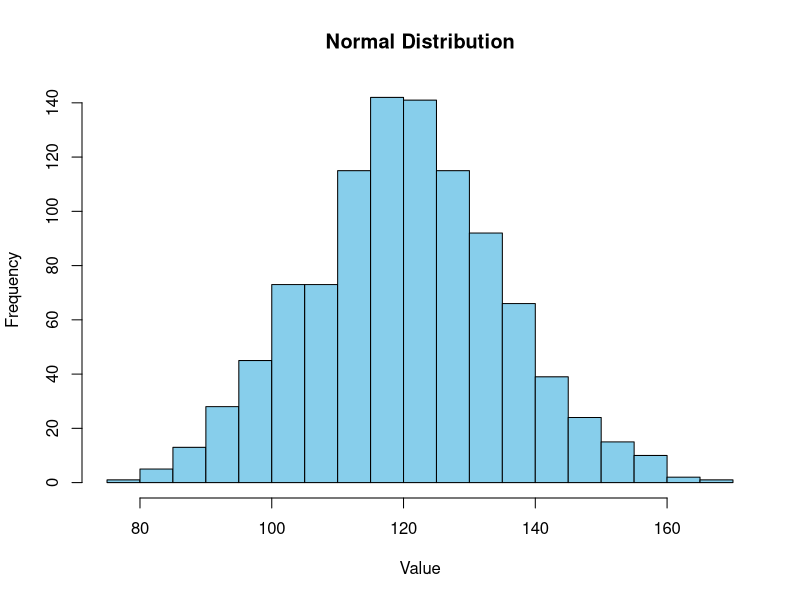
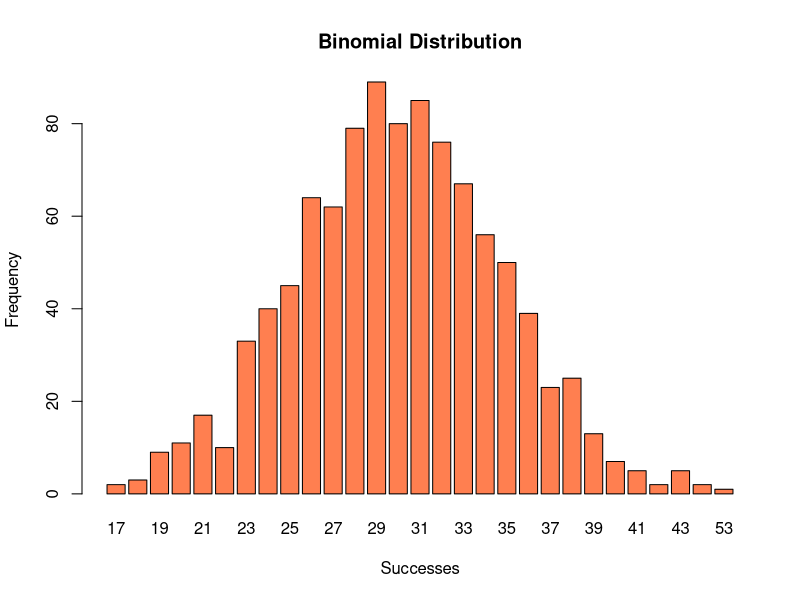
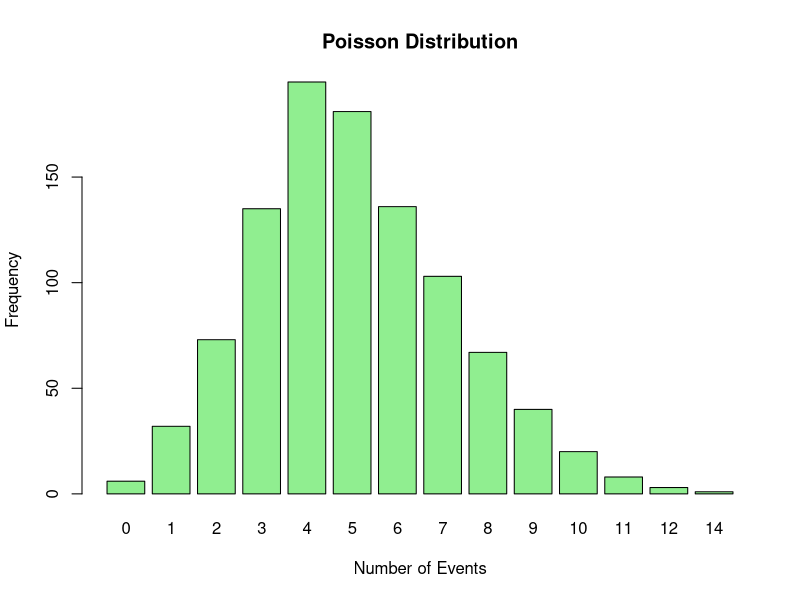
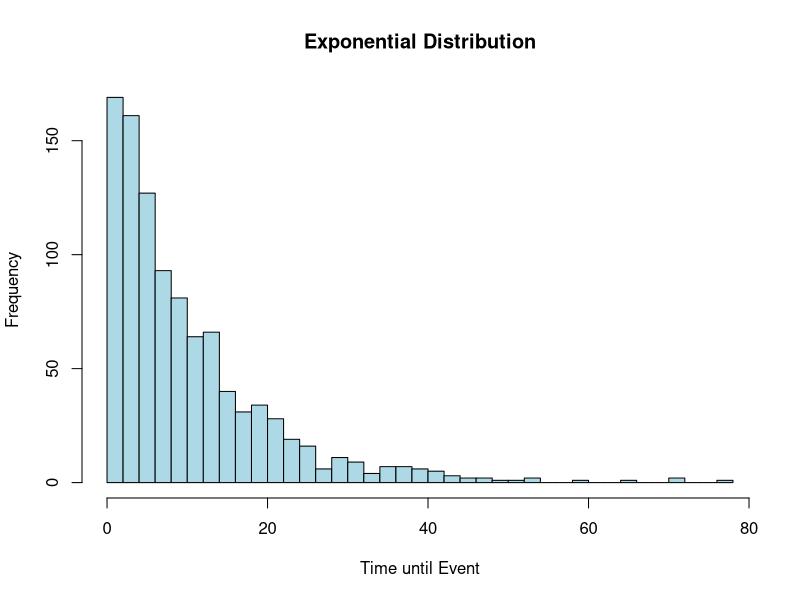
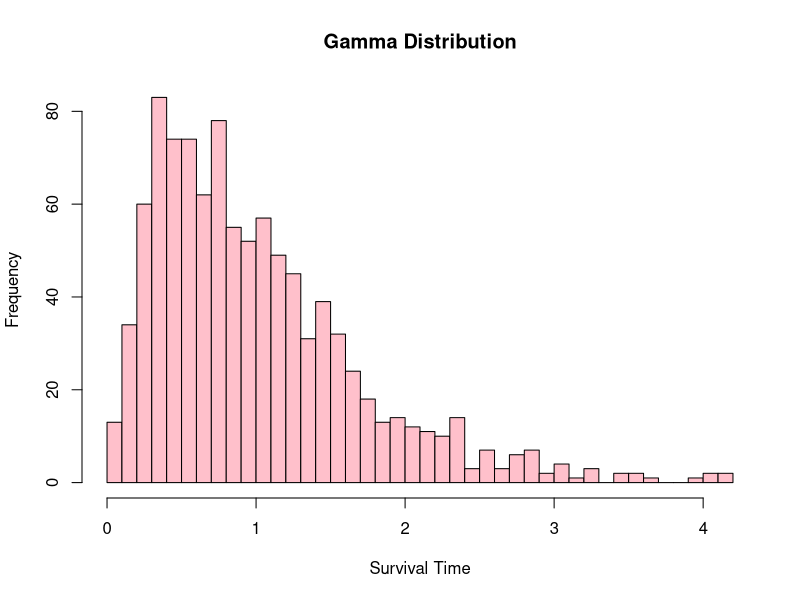
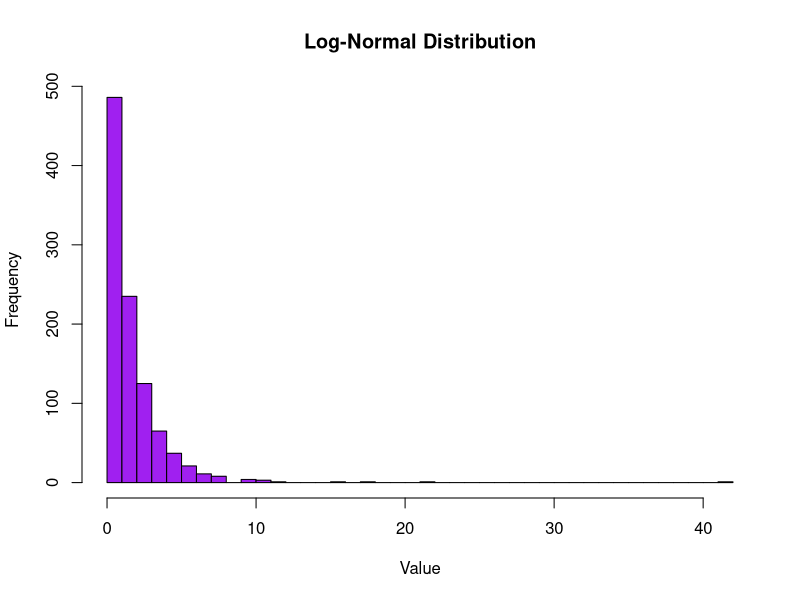
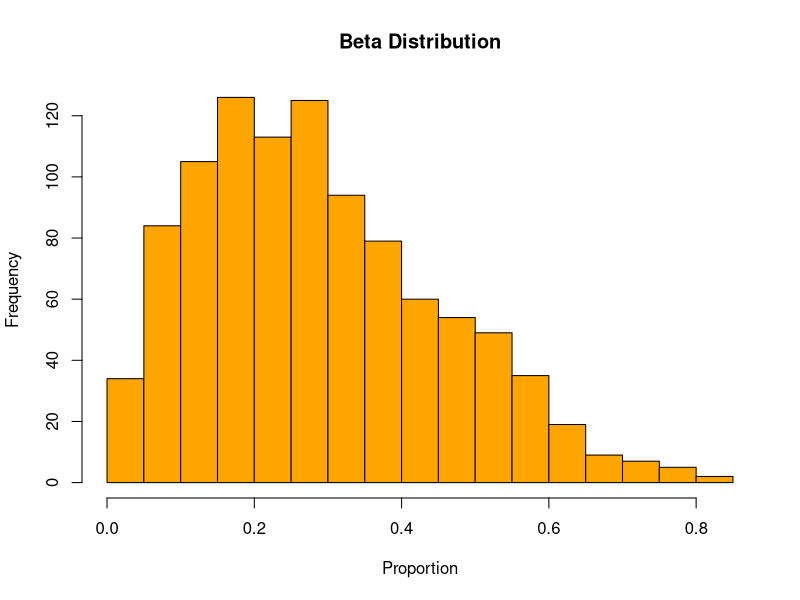
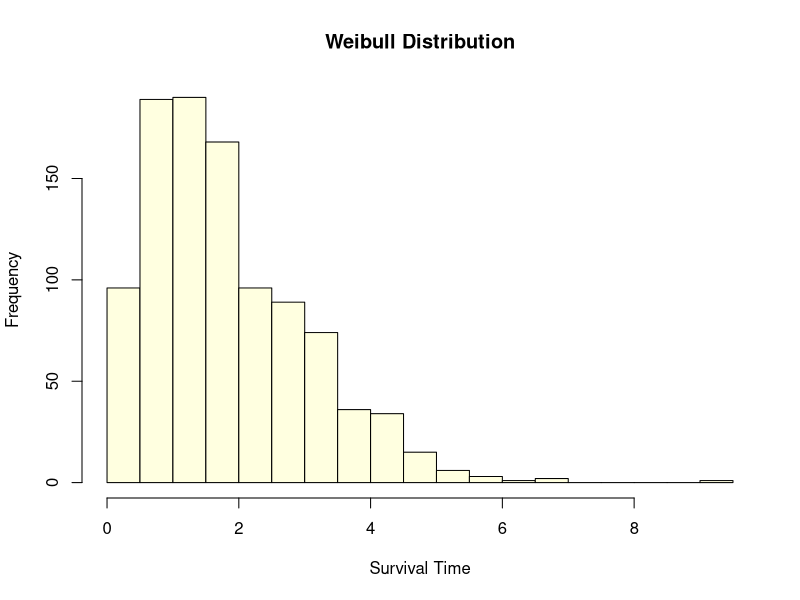

R code for these plots, in order:
# Set a random seed for reproducibility
set.seed(123)

# Number of samples for the simulation
n <- 1000

# 1. Normal Distribution (e.g., blood pressure, height, or test scores)
# The normal distribution is widely used for continuous data that tend to cluster around a mean.
mean <- 120  # Mean of the normal distribution (e.g., average blood pressure)
sd <- 15     # Standard deviation (e.g., variability in blood pressure)
normal_data <- rnorm(n, mean = mean, sd = sd)

# Visualize Normal Distribution using base R
hist(normal_data, 
     breaks = 30,
     col = 'skyblue', 
     main = "Normal Distribution", 
     xlab = "Value", 
     ylab = "Frequency", 
     border = 'black')

# 2. Binomial Distribution (e.g., infection rates, pass/fail outcomes)
# Binomial distribution is used for binary outcomes (success/failure) over multiple trials.
size <- 100  # Number of trials (e.g., individuals in a study)
prob <- 0.3  # Probability of success (e.g., infection rate)
binomial_data <- rbinom(n, size, prob)

# Visualize Binomial Distribution using base R
barplot(table(binomial_data), 
        col = 'coral', 
        main = "Binomial Distribution", 
        xlab = "Successes", 
        ylab = "Frequency", 
        border = 'black')

# 3. Poisson Distribution (e.g., number of disease cases in a specific area)
# Poisson distribution models the number of events in a fixed interval, often used for rare events.
lambda <- 5  # Mean number of events (e.g., number of cases)
poisson_data <- rpois(n, lambda)

# Visualize Poisson Distribution using base R
barplot(table(poisson_data), 
        col = 'lightgreen', 
        main = "Poisson Distribution", 
        xlab = "Number of Events", 
        ylab = "Frequency", 
        border = 'black')

# 4. Exponential Distribution (e.g., time until death, time to recovery)
# Exponential distribution is used to model the time between events in a Poisson process.
rate <- 0.1  # Rate parameter (e.g., average time between events)
exponential_data <- rexp(n, rate)

# Visualize Exponential Distribution using base R
hist(exponential_data, 
     breaks = 30, 
     col = 'lightblue', 
     main = "Exponential Distribution", 
     xlab = "Time until Event",
     ylab = "Frequency", 
     border = 'black')

# 5. Gamma Distribution (e.g., survival times, time to recovery)
# Gamma distribution is often used in survival analysis and to model waiting times.
shape <- 2   # Shape parameter
scale <- 2   # Scale parameter
gamma_data <- rgamma(n, shape, scale)

# Visualize Gamma Distribution using base R
hist(gamma_data, 
     breaks = 30, 
     col = 'pink', 
     main = "Gamma Distribution", 
     xlab = "Survival Time", 
     ylab = "Frequency", 
     border = 'black')

# 6. Log-Normal Distribution (e.g., time to reach a health threshold)
# Log-Normal distribution is useful when data is positively skewed, such as biological growth processes.
log_normal_data <- rlnorm(n, meanlog = 0, sdlog = 1)

# Visualize Log-Normal Distribution using base R
hist(log_normal_data, 
     breaks = 30, 
     col = 'purple', 
     main = "Log-Normal Distribution", 
     xlab = "Value", 
     ylab = "Frequency", 
     border = 'black')

# 7. Beta Distribution (e.g., modeling probabilities such as vaccination rates)
# Beta distribution is used to model proportions or probabilities between 0 and 1.
alpha <- 2    # Shape parameter 1
beta <- 5     # Shape parameter 2
beta_data <- rbeta(n, alpha, beta)

# Visualize Beta Distribution using base R
hist(beta_data, 
     breaks = 30, 
     col = 'orange', 
     main = "Beta Distribution", 
     xlab = "Proportion",
     ylab = "Frequency", 
     border = 'black')

# 8. Weibull Distribution (e.g., failure times, survival analysis)
# Weibull distribution is commonly used in reliability analysis and survival studies.
shape_wei <- 1.5  # Shape parameter
scale_wei <- 2    # Scale parameter
weibull_data <- rweibull(n, shape_wei, scale_wei)

# Visualize Weibull Distribution using base R
hist(weibull_data, 
     breaks = 30, 
     col = 'lightyellow', 
     main = "Weibull Distribution", 
     xlab = "Survival Time", 
     ylab = "Frequency", 
     border = 'black')


